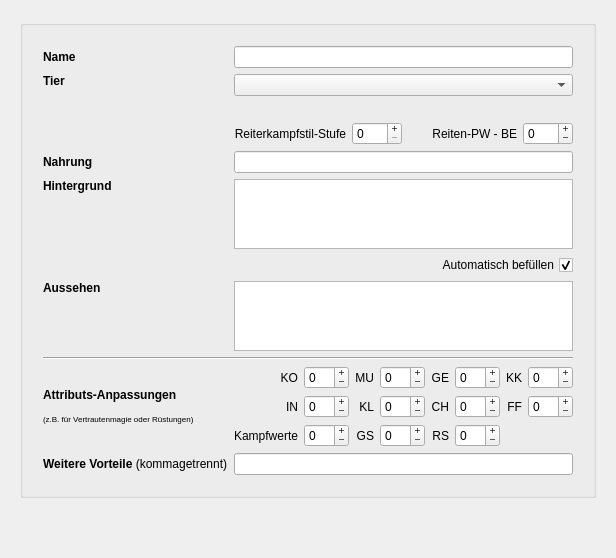
         <widget class="QWidget" name="tab">
          <attribute name="title">
           <string>Beschreibung und Attribute</string>
          </attribute>
          <layout class="QVBoxLayout" name="verticalLayout_10">
           <property name="leftMargin">
            <number>20</number>
           </property>
           <property name="topMargin">
            <number>20</number>
           </property>
           <property name="rightMargin">
            <number>20</number>
           </property>
           <property name="bottomMargin">
            <number>20</number>
           </property>
           <item>
            <layout class="QGridLayout" name="gridLayout_5">
             <item row="0" column="0" rowspan="2">
              <widget class="QGroupBox" name="groupBox_2">
               <property name="title">
                <string/>
               </property>
               <layout class="QVBoxLayout" name="verticalLayout_9">
                <property name="leftMargin">
                 <number>20</number>
                </property>
                <property name="topMargin">
                 <number>20</number>
                </property>
                <property name="rightMargin">
                 <number>20</number>
                </property>
                <property name="bottomMargin">
                 <number>20</number>
                </property>
                <item>
                 <layout class="QGridLayout" name="gridLayout_2">
                  <item row="3" column="1">
                   <widget class="QPlainTextEdit" name="teHintergrund">
                    <property name="maximumSize">
                     <size>
                      <width>16777215</width>
                      <height>70</height>
                     </size>
                    </property>
                   </widget>
                  </item>
                  <item row="5" column="1">
                   <widget class="QPlainTextEdit" name="teAussehen">
                    <property name="maximumSize">
                     <size>
                      <width>16777215</width>
                      <height>70</height>
                     </size>
                    </property>
                   </widget>
                  </item>
                  <item row="0" column="1">
                   <widget class="QLineEdit" name="leName">
                    <property name="sizePolicy">
                     <sizepolicy hsizetype="Expanding" vsizetype="Fixed">
                      <horstretch>0</horstretch>
                      <verstretch>0</verstretch>
                     </sizepolicy>
                    </property>
                   </widget>
                  </item>
                  <item row="3" column="0">
                   <widget class="QLabel" name="label_18">
                    <property name="font">
                     <font>
                      <weight>75</weight>
                      <bold>true</bold>
                     </font>
                    </property>
                    <property name="text">
                     <string>Hintergrund</string>
                    </property>
                    <property name="alignment">
                     <set>Qt::AlignLeading|Qt::AlignLeft|Qt::AlignTop</set>
                    </property>
                   </widget>
                  </item>
                  <item row="7" column="1">
                   <layout class="QGridLayout" name="gridLayout_3">
                    <item row="1" column="5">
                     <widget class="QSpinBox" name="sbCH">
                      <property name="maximumSize">
                       <size>
                        <width>50</width>
                        <height>16777215</height>
                       </size>
                      </property>
                      <property name="buttonSymbols">
                       <enum>QAbstractSpinBox::PlusMinus</enum>
                      </property>
                      <property name="minimum">
                       <number>-99</number>
                      </property>
                     </widget>
                    </item>
                    <item row="2" column="3">
                     <widget class="QSpinBox" name="sbGS">
                      <property name="maximumSize">
                       <size>
                        <width>50</width>
                        <height>16777215</height>
                       </size>
                      </property>
                      <property name="buttonSymbols">
                       <enum>QAbstractSpinBox::PlusMinus</enum>
                      </property>
                      <property name="minimum">
                       <number>-99</number>
                      </property>
                     </widget>
                    </item>
                    <item row="0" column="6">
                     <widget class="QLabel" name="label_11">
                      <property name="text">
                       <string>KK</string>
                      </property>
                      <property name="alignment">
                       <set>Qt::AlignRight|Qt::AlignTrailing|Qt::AlignVCenter</set>
                      </property>
                     </widget>
                    </item>
                    <item row="2" column="5">
                     <widget class="QSpinBox" name="sbRS">
                      <property name="maximumSize">
                       <size>
                        <width>50</width>
                        <height>16777215</height>
                       </size>
                      </property>
                      <property name="buttonSymbols">
                       <enum>QAbstractSpinBox::PlusMinus</enum>
                      </property>
                      <property name="minimum">
                       <number>-99</number>
                      </property>
                     </widget>
                    </item>
                    <item row="0" column="0">
                     <widget class="QLabel" name="label_5">
                      <property name="text">
                       <string>KO</string>
                      </property>
                      <property name="alignment">
                       <set>Qt::AlignRight|Qt::AlignTrailing|Qt::AlignVCenter</set>
                      </property>
                     </widget>
                    </item>
                    <item row="2" column="2">
                     <widget class="QLabel" name="label_13">
                      <property name="text">
                       <string>GS</string>
                      </property>
                      <property name="alignment">
                       <set>Qt::AlignRight|Qt::AlignTrailing|Qt::AlignVCenter</set>
                      </property>
                     </widget>
                    </item>
                    <item row="1" column="4">
                     <widget class="QLabel" name="label_7">
                      <property name="text">
                       <string>CH</string>
                      </property>
                      <property name="alignment">
                       <set>Qt::AlignRight|Qt::AlignTrailing|Qt::AlignVCenter</set>
                      </property>
                     </widget>
                    </item>
                    <item row="1" column="1">
                     <widget class="QSpinBox" name="sbIN">
                      <property name="maximumSize">
                       <size>
                        <width>50</width>
                        <height>16777215</height>
                       </size>
                      </property>
                      <property name="buttonSymbols">
                       <enum>QAbstractSpinBox::PlusMinus</enum>
                      </property>
                      <property name="minimum">
                       <number>-99</number>
                      </property>
                     </widget>
                    </item>
                    <item row="0" column="3">
                     <widget class="QSpinBox" name="sbMU">
                      <property name="maximumSize">
                       <size>
                        <width>50</width>
                        <height>16777215</height>
                       </size>
                      </property>
                      <property name="buttonSymbols">
                       <enum>QAbstractSpinBox::PlusMinus</enum>
                      </property>
                      <property name="minimum">
                       <number>-99</number>
                      </property>
                     </widget>
                    </item>
                    <item row="1" column="3">
                     <widget class="QSpinBox" name="sbKL">
                      <property name="maximumSize">
                       <size>
                        <width>50</width>
                        <height>16777215</height>
                       </size>
                      </property>
                      <property name="buttonSymbols">
                       <enum>QAbstractSpinBox::PlusMinus</enum>
                      </property>
                      <property name="minimum">
                       <number>-99</number>
                      </property>
                     </widget>
                    </item>
                    <item row="1" column="7">
                     <widget class="QSpinBox" name="sbFF">
                      <property name="maximumSize">
                       <size>
                        <width>50</width>
                        <height>16777215</height>
                       </size>
                      </property>
                      <property name="buttonSymbols">
                       <enum>QAbstractSpinBox::PlusMinus</enum>
                      </property>
                      <property name="minimum">
                       <number>-99</number>
                      </property>
                     </widget>
                    </item>
                    <item row="1" column="0">
                     <widget class="QLabel" name="label_6">
                      <property name="text">
                       <string>IN</string>
                      </property>
                      <property name="alignment">
                       <set>Qt::AlignRight|Qt::AlignTrailing|Qt::AlignVCenter</set>
                      </property>
                     </widget>
                    </item>
                    <item row="1" column="6">
                     <widget class="QLabel" name="label_9">
                      <property name="text">
                       <string>FF</string>
                      </property>
                      <property name="alignment">
                       <set>Qt::AlignRight|Qt::AlignTrailing|Qt::AlignVCenter</set>
                      </property>
                     </widget>
                    </item>
                    <item row="0" column="2">
                     <widget class="QLabel" name="label_8">
                      <property name="text">
                       <string>MU</string>
                      </property>
                      <property name="alignment">
                       <set>Qt::AlignRight|Qt::AlignTrailing|Qt::AlignVCenter</set>
                      </property>
                     </widget>
                    </item>
                    <item row="2" column="4">
                     <widget class="QLabel" name="label_15">
                      <property name="text">
                       <string>RS</string>
                      </property>
                      <property name="alignment">
                       <set>Qt::AlignRight|Qt::AlignTrailing|Qt::AlignVCenter</set>
                      </property>
                     </widget>
                    </item>
                    <item row="2" column="0">
                     <widget class="QLabel" name="label_16">
                      <property name="text">
                       <string>Kampfwerte</string>
                      </property>
                      <property name="alignment">
                       <set>Qt::AlignRight|Qt::AlignTrailing|Qt::AlignVCenter</set>
                      </property>
                     </widget>
                    </item>
                    <item row="1" column="2">
                     <widget class="QLabel" name="label_12">
                      <property name="text">
                       <string>KL</string>
                      </property>
                      <property name="alignment">
                       <set>Qt::AlignRight|Qt::AlignTrailing|Qt::AlignVCenter</set>
                      </property>
                     </widget>
                    </item>
                    <item row="0" column="5">
                     <widget class="QSpinBox" name="sbGE">
                      <property name="maximumSize">
                       <size>
                        <width>50</width>
                        <height>16777215</height>
                       </size>
                      </property>
                      <property name="buttonSymbols">
                       <enum>QAbstractSpinBox::PlusMinus</enum>
                      </property>
                      <property name="minimum">
                       <number>-99</number>
                      </property>
                     </widget>
                    </item>
                    <item row="0" column="4">
                     <widget class="QLabel" name="label_10">
                      <property name="text">
                       <string>GE</string>
                      </property>
                      <property name="alignment">
                       <set>Qt::AlignRight|Qt::AlignTrailing|Qt::AlignVCenter</set>
                      </property>
                     </widget>
                    </item>
                    <item row="2" column="1">
                     <widget class="QSpinBox" name="sbKampfwerte">
                      <property name="maximumSize">
                       <size>
                        <width>50</width>
                        <height>16777215</height>
                       </size>
                      </property>
                      <property name="buttonSymbols">
                       <enum>QAbstractSpinBox::PlusMinus</enum>
                      </property>
                      <property name="minimum">
                       <number>-99</number>
                      </property>
                     </widget>
                    </item>
                    <item row="0" column="1">
                     <widget class="QSpinBox" name="sbKO">
                      <property name="minimumSize">
                       <size>
                        <width>0</width>
                        <height>0</height>
                       </size>
                      </property>
                      <property name="maximumSize">
                       <size>
                        <width>50</width>
                        <height>16777215</height>
                       </size>
                      </property>
                      <property name="buttonSymbols">
                       <enum>QAbstractSpinBox::PlusMinus</enum>
                      </property>
                      <property name="minimum">
                       <number>-99</number>
                      </property>
                     </widget>
                    </item>
                    <item row="0" column="7">
                     <widget class="QSpinBox" name="sbKK">
                      <property name="maximumSize">
                       <size>
                        <width>50</width>
                        <height>16777215</height>
                       </size>
                      </property>
                      <property name="buttonSymbols">
                       <enum>QAbstractSpinBox::PlusMinus</enum>
                      </property>
                      <property name="minimum">
                       <number>-99</number>
                      </property>
                     </widget>
                    </item>
                   </layout>
                  </item>
                  <item row="2" column="0">
                   <widget class="QLabel" name="label">
                    <property name="font">
                     <font>
                      <weight>75</weight>
                      <bold>true</bold>
                     </font>
                    </property>
                    <property name="text">
                     <string>Nahrung</string>
                    </property>
                   </widget>
                  </item>
                  <item row="2" column="1">
                   <widget class="QLineEdit" name="leNahrung"/>
                  </item>
                  <item row="5" column="0">
                   <widget class="QLabel" name="label_17">
                    <property name="text">
                     <string>&lt;html&gt;&lt;head/&gt;&lt;body&gt;&lt;p&gt;&lt;span style=&quot; font-weight:600;&quot;&gt;Aussehen&lt;/span&gt;&lt;/p&gt;&lt;/body&gt;&lt;/html&gt;</string>
                    </property>
                    <property name="alignment">
                     <set>Qt::AlignLeading|Qt::AlignLeft|Qt::AlignTop</set>
                    </property>
                   </widget>
                  </item>
                  <item row="7" column="0">
                   <widget class="QLabel" name="label_4">
                    <property name="maximumSize">
                     <size>
                      <width>250</width>
                      <height>16777215</height>
                     </size>
                    </property>
                    <property name="text">
                     <string>&lt;html&gt;&lt;head/&gt;&lt;body&gt;&lt;p&gt;&lt;span style=&quot; font-weight:600;&quot;&gt;Attributs-Anpassungen&lt;/span&gt;&lt;/p&gt;&lt;p&gt;&lt;span style=&quot; font-size:6pt;&quot;&gt;(z.B. für Vertrautenmagie oder Rüstungen)&lt;/span&gt;&lt;/p&gt;&lt;/body&gt;&lt;/html&gt;</string>
                    </property>
                   </widget>
                  </item>
                  <item row="1" column="0">
                   <widget class="QLabel" name="label_14">
                    <property name="minimumSize">
                     <size>
                      <width>0</width>
                      <height>0</height>
                     </size>
                    </property>
                    <property name="maximumSize">
                     <size>
                      <width>250</width>
                      <height>16777215</height>
                     </size>
                    </property>
                    <property name="text">
                     <string>&lt;html&gt;&lt;head/&gt;&lt;body&gt;&lt;p&gt;&lt;span style=&quot; font-weight:600;&quot;&gt;Tier&lt;/span&gt;&lt;/p&gt;&lt;/body&gt;&lt;/html&gt;</string>
                    </property>
                    <property name="alignment">
                     <set>Qt::AlignLeading|Qt::AlignLeft|Qt::AlignTop</set>
                    </property>
                   </widget>
                  </item>
                  <item row="1" column="1">
                   <layout class="QVBoxLayout" name="verticalLayout_5">
                    <item>
                     <widget class="QComboBox" name="cbTier">
                      <property name="sizePolicy">
                       <sizepolicy hsizetype="Expanding" vsizetype="Fixed">
                        <horstretch>0</horstretch>
                        <verstretch>0</verstretch>
                       </sizepolicy>
                      </property>
                     </widget>
                    </item>
                    <item>
                     <widget class="QLabel" name="lblTier">
                      <property name="sizePolicy">
                       <sizepolicy hsizetype="Expanding" vsizetype="Preferred">
                        <horstretch>0</horstretch>
                        <verstretch>0</verstretch>
                       </sizepolicy>
                      </property>
                      <property name="text">
                       <string/>
                      </property>
                      <property name="wordWrap">
                       <bool>true</bool>
                      </property>
                     </widget>
                    </item>
                    <item>
                     <layout class="QHBoxLayout" name="hlReiten">
                      <item>
                       <widget class="QLabel" name="lblRK">
                        <property name="text">
                         <string>Reiterkampfstil-Stufe</string>
                        </property>
                        <property name="alignment">
                         <set>Qt::AlignRight|Qt::AlignTrailing|Qt::AlignVCenter</set>
                        </property>
                       </widget>
                      </item>
                      <item>
                       <widget class="QSpinBox" name="sbRK">
                        <property name="maximumSize">
                         <size>
                          <width>50</width>
                          <height>16777215</height>
                         </size>
                        </property>
                        <property name="buttonSymbols">
                         <enum>QAbstractSpinBox::PlusMinus</enum>
                        </property>
                        <property name="maximum">
                         <number>3</number>
                        </property>
                       </widget>
                      </item>
                      <item>
                       <widget class="QLabel" name="lblReiten">
                        <property name="sizePolicy">
                         <sizepolicy hsizetype="Preferred" vsizetype="Preferred">
                          <horstretch>0</horstretch>
                          <verstretch>0</verstretch>
                         </sizepolicy>
                        </property>
                        <property name="text">
                         <string>Reiten-PW - BE</string>
                        </property>
                        <property name="alignment">
                         <set>Qt::AlignRight|Qt::AlignTrailing|Qt::AlignVCenter</set>
                        </property>
                       </widget>
                      </item>
                      <item>
                       <widget class="QSpinBox" name="sbReiten">
                        <property name="sizePolicy">
                         <sizepolicy hsizetype="Expanding" vsizetype="Fixed">
                          <horstretch>0</horstretch>
                          <verstretch>0</verstretch>
                         </sizepolicy>
                        </property>
                        <property name="maximumSize">
                         <size>
                          <width>50</width>
                          <height>16777215</height>
                         </size>
                        </property>
                        <property name="toolTip">
                         <string>Trage hier deinen Reiten-PW abzüglich BE ein. Nicht vergessen - mit Reiterkampf II sinkt die BE um 1!</string>
                        </property>
                        <property name="buttonSymbols">
                         <enum>QAbstractSpinBox::PlusMinus</enum>
                        </property>
                        <property name="minimum">
                         <number>-10</number>
                        </property>
                       </widget>
                      </item>
                     </layout>
                    </item>
                   </layout>
                  </item>
                  <item row="0" column="0">
                   <widget class="QLabel" name="label_2">
                    <property name="maximumSize">
                     <size>
                      <width>250</width>
                      <height>16777215</height>
                     </size>
                    </property>
                    <property name="text">
                     <string>&lt;html&gt;&lt;head/&gt;&lt;body&gt;&lt;p&gt;&lt;span style=&quot; font-weight:600;&quot;&gt;Name&lt;/span&gt;&lt;/p&gt;&lt;/body&gt;&lt;/html&gt;</string>
                    </property>
                   </widget>
                  </item>
                  <item row="4" column="1">
                   <widget class="QCheckBox" name="checkAutoHintergrund">
                    <property name="layoutDirection">
                     <enum>Qt::RightToLeft</enum>
                    </property>
                    <property name="text">
                     <string>Automatisch befüllen</string>
                    </property>
                    <property name="checked">
                     <bool>true</bool>
                    </property>
                   </widget>
                  </item>
                  <item row="6" column="0" colspan="2">
                   <widget class="Line" name="line">
                    <property name="orientation">
                     <enum>Qt::Horizontal</enum>
                    </property>
                   </widget>
                  </item>
                  <item row="8" column="0">
                   <widget class="QLabel" name="label_19">
                    <property name="text">
                     <string>&lt;html&gt;&lt;head/&gt;&lt;body&gt;&lt;p&gt;&lt;span style=&quot; font-weight:600;&quot;&gt;Weitere Vorteile &lt;/span&gt;(kommagetrennt)&lt;/p&gt;&lt;/body&gt;&lt;/html&gt;</string>
                    </property>
                    <property name="alignment">
                     <set>Qt::AlignLeading|Qt::AlignLeft|Qt::AlignVCenter</set>
                    </property>
                   </widget>
                  </item>
                  <item row="8" column="1">
                   <widget class="QLineEdit" name="leVorteile"/>
                  </item>
                 </layout>
                </item>
               </layout>
              </widget>
             </item>
             <item row="2" column="0">
              <spacer name="verticalSpacer_3">
               <property name="orientation">
                <enum>Qt::Vertical</enum>
               </property>
               <property name="sizeHint" stdset="0">
                <size>
                 <width>20</width>
                 <height>40</height>
                </size>
               </property>
              </spacer>
             </item>
            </layout>
           </item>
          </layout>
         </widget>
